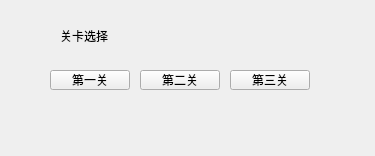
<?xml version="1.0" encoding="UTF-8"?>
<ui version="4.0">
 <class>Widget</class>
 <widget class="QWidget" name="Widget">
  <property name="geometry">
   <rect>
    <x>0</x>
    <y>0</y>
    <width>375</width>
    <height>156</height>
   </rect>
  </property>
  <property name="windowTitle">
   <string>Widget</string>
  </property>
  <widget class="QPushButton" name="pushButton">
   <property name="geometry">
    <rect>
     <x>50</x>
     <y>70</y>
     <width>80</width>
     <height>20</height>
    </rect>
   </property>
   <property name="text">
    <string>第一关</string>
   </property>
  </widget>
  <widget class="QPushButton" name="pushButton_2">
   <property name="geometry">
    <rect>
     <x>140</x>
     <y>70</y>
     <width>80</width>
     <height>20</height>
    </rect>
   </property>
   <property name="text">
    <string>第二关</string>
   </property>
  </widget>
  <widget class="QPushButton" name="pushButton_3">
   <property name="geometry">
    <rect>
     <x>230</x>
     <y>70</y>
     <width>80</width>
     <height>20</height>
    </rect>
   </property>
   <property name="text">
    <string>第三关</string>
   </property>
  </widget>
  <widget class="QLabel" name="label">
   <property name="geometry">
    <rect>
     <x>60</x>
     <y>20</y>
     <width>51</width>
     <height>31</height>
    </rect>
   </property>
   <property name="text">
    <string>关卡选择</string>
   </property>
  </widget>
 </widget>
 <layoutdefault spacing="6" margin="11"/>
 <resources/>
 <connections/>
</ui>
